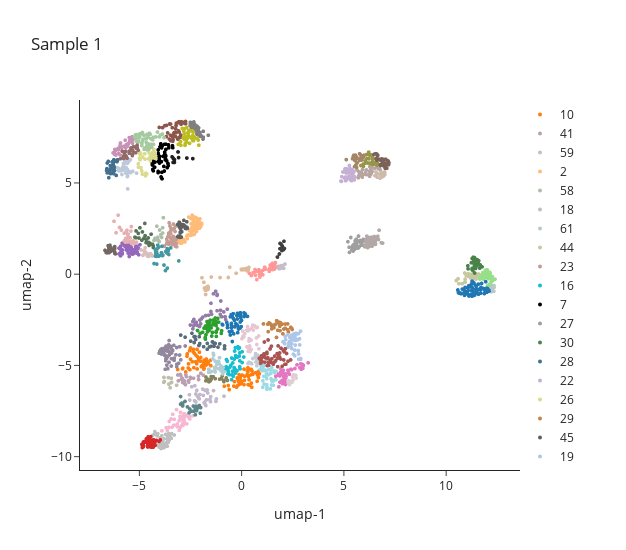

Notebook cell for this chart:
### Code cell
fig = PBMC_HD01.protein.scatterplot(attribute='umap',colorby='label')
go.Figure(fig)
